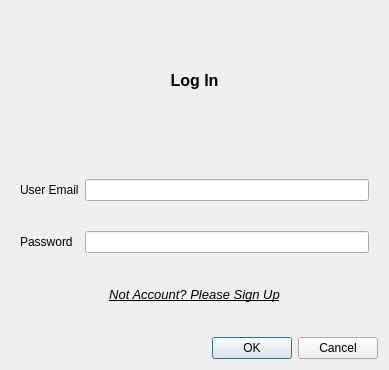
<?xml version="1.0" encoding="UTF-8"?>
<ui version="4.0">
 <class>LogInSignUpDialog</class>
 <widget class="QDialog" name="LogInSignUpDialog">
  <property name="geometry">
   <rect>
    <x>0</x>
    <y>0</y>
    <width>389</width>
    <height>370</height>
   </rect>
  </property>
  <property name="windowTitle">
   <string>Dialog</string>
  </property>
  <layout class="QGridLayout" name="gridLayout">
   <item row="0" column="0">
    <widget class="QStackedWidget" name="logInSignUpWidget">
     <property name="currentIndex">
      <number>0</number>
     </property>
     <widget class="QWidget" name="logInWidget">
      <layout class="QGridLayout" name="gridLayout_2" rowstretch="1,1,1,2">
       <property name="topMargin">
        <number>0</number>
       </property>
       <property name="bottomMargin">
        <number>25</number>
       </property>
       <property name="verticalSpacing">
        <number>30</number>
       </property>
       <item row="2" column="0">
        <widget class="QLabel" name="paswordLabel">
         <property name="text">
          <string>Password</string>
         </property>
        </widget>
       </item>
       <item row="1" column="1">
        <widget class="QLineEdit" name="userEmailLogInText">
         <property name="inputMethodHints">
          <set>Qt::InputMethodHint::ImhEmailCharactersOnly</set>
         </property>
        </widget>
       </item>
       <item row="0" column="0" colspan="2">
        <widget class="QLabel" name="logInTitle">
         <property name="font">
          <font>
           <pointsize>12</pointsize>
           <bold>true</bold>
          </font>
         </property>
         <property name="text">
          <string>Log In</string>
         </property>
         <property name="alignment">
          <set>Qt::AlignmentFlag::AlignCenter</set>
         </property>
        </widget>
       </item>
       <item row="1" column="0">
        <widget class="QLabel" name="userEmailLabel">
         <property name="text">
          <string>User Email</string>
         </property>
        </widget>
       </item>
       <item row="2" column="1">
        <widget class="QLineEdit" name="passwordLogInText">
         <property name="inputMethodHints">
          <set>Qt::InputMethodHint::ImhHiddenText|Qt::InputMethodHint::ImhNoAutoUppercase|Qt::InputMethodHint::ImhNoPredictiveText|Qt::InputMethodHint::ImhSensitiveData</set>
         </property>
         <property name="echoMode">
          <enum>QLineEdit::EchoMode::Password</enum>
         </property>
        </widget>
       </item>
       <item row="3" column="0" colspan="2">
        <widget class="QPushButton" name="signUpButton">
         <property name="font">
          <font>
           <pointsize>10</pointsize>
           <italic>true</italic>
           <underline>true</underline>
          </font>
         </property>
         <property name="text">
          <string>Not Account? Please Sign Up</string>
         </property>
         <property name="flat">
          <bool>true</bool>
         </property>
        </widget>
       </item>
      </layout>
     </widget>
     <widget class="QWidget" name="signUpWidget">
      <layout class="QGridLayout" name="gridLayout_3" rowstretch="1,0,0,0,0,0,0,0,0,0">
       <property name="bottomMargin">
        <number>15</number>
       </property>
       <property name="verticalSpacing">
        <number>15</number>
       </property>
       <item row="6" column="1">
        <widget class="QLineEdit" name="passwordUserSignUpText_2">
         <property name="echoMode">
          <enum>QLineEdit::EchoMode::PasswordEchoOnEdit</enum>
         </property>
        </widget>
       </item>
       <item row="3" column="1">
        <widget class="QLineEdit" name="userEmailSignUpText"/>
       </item>
       <item row="3" column="0">
        <widget class="QLabel" name="userEmailSignInLabel">
         <property name="text">
          <string>Email</string>
         </property>
        </widget>
       </item>
       <item row="1" column="0">
        <widget class="QLabel" name="userNameLabel">
         <property name="text">
          <string>Name</string>
         </property>
        </widget>
       </item>
       <item row="0" column="0" colspan="2">
        <widget class="QLabel" name="signUpTitle">
         <property name="font">
          <font>
           <pointsize>12</pointsize>
           <bold>true</bold>
          </font>
         </property>
         <property name="text">
          <string>Sign Up</string>
         </property>
         <property name="alignment">
          <set>Qt::AlignmentFlag::AlignCenter</set>
         </property>
        </widget>
       </item>
       <item row="6" column="0">
        <widget class="QLabel" name="passwordSignInLabel_2">
         <property name="text">
          <string>Password</string>
         </property>
        </widget>
       </item>
       <item row="8" column="1">
        <widget class="QDateEdit" name="birthDateUSerSignUpDate">
         <property name="maximumDate">
          <date>
           <year>2100</year>
           <month>12</month>
           <day>31</day>
          </date>
         </property>
         <property name="minimumDate">
          <date>
           <year>1936</year>
           <month>1</month>
           <day>1</day>
          </date>
         </property>
         <property name="displayFormat">
          <string>dd/MM/yyyy</string>
         </property>
         <property name="calendarPopup">
          <bool>true</bool>
         </property>
        </widget>
       </item>
       <item row="9" column="0" colspan="2">
        <widget class="QPushButton" name="logInButton">
         <property name="font">
          <font>
           <pointsize>10</pointsize>
           <italic>true</italic>
           <underline>true</underline>
          </font>
         </property>
         <property name="text">
          <string>Have you alreadry an Account? Log in</string>
         </property>
         <property name="flat">
          <bool>true</bool>
         </property>
        </widget>
       </item>
       <item row="8" column="0">
        <widget class="QLabel" name="birthdayDateLabel">
         <property name="text">
          <string>Birthday</string>
         </property>
        </widget>
       </item>
       <item row="4" column="1">
        <widget class="QLineEdit" name="passwordUserSignUpText">
         <property name="echoMode">
          <enum>QLineEdit::EchoMode::PasswordEchoOnEdit</enum>
         </property>
        </widget>
       </item>
       <item row="1" column="1">
        <widget class="QLineEdit" name="userNameText"/>
       </item>
       <item row="4" column="0">
        <widget class="QLabel" name="passwordSignInLabel">
         <property name="text">
          <string>Password</string>
         </property>
        </widget>
       </item>
       <item row="7" column="1">
        <widget class="QLabel" name="warningPasswordLabel">
         <property name="font">
          <font>
           <pointsize>8</pointsize>
           <italic>true</italic>
          </font>
         </property>
         <property name="styleSheet">
          <string notr="true">QLabel{
	color: rgb(237, 51, 59)
}</string>
         </property>
         <property name="text">
          <string>Passwords don't  match</string>
         </property>
         <property name="alignment">
          <set>Qt::AlignmentFlag::AlignJustify|Qt::AlignmentFlag::AlignVCenter</set>
         </property>
        </widget>
       </item>
      </layout>
      <zorder>userNameLabel</zorder>
      <zorder>passwordUserSignUpText</zorder>
      <zorder>userEmailSignUpText</zorder>
      <zorder>passwordSignInLabel</zorder>
      <zorder>birthdayDateLabel</zorder>
      <zorder>passwordSignInLabel_2</zorder>
      <zorder>userNameText</zorder>
      <zorder>userEmailSignInLabel</zorder>
      <zorder>passwordUserSignUpText_2</zorder>
      <zorder>birthDateUSerSignUpDate</zorder>
      <zorder>signUpTitle</zorder>
      <zorder>logInButton</zorder>
      <zorder>warningPasswordLabel</zorder>
     </widget>
    </widget>
   </item>
   <item row="1" column="0">
    <widget class="QDialogButtonBox" name="buttonBox">
     <property name="orientation">
      <enum>Qt::Orientation::Horizontal</enum>
     </property>
     <property name="standardButtons">
      <set>QDialogButtonBox::StandardButton::Cancel|QDialogButtonBox::StandardButton::Ok</set>
     </property>
    </widget>
   </item>
  </layout>
 </widget>
 <resources/>
 <connections>
  <connection>
   <sender>buttonBox</sender>
   <signal>accepted()</signal>
   <receiver>LogInSignUpDialog</receiver>
   <slot>accept()</slot>
   <hints>
    <hint type="sourcelabel">
     <x>248</x>
     <y>254</y>
    </hint>
    <hint type="destinationlabel">
     <x>157</x>
     <y>274</y>
    </hint>
   </hints>
  </connection>
  <connection>
   <sender>buttonBox</sender>
   <signal>rejected()</signal>
   <receiver>LogInSignUpDialog</receiver>
   <slot>reject()</slot>
   <hints>
    <hint type="sourcelabel">
     <x>316</x>
     <y>260</y>
    </hint>
    <hint type="destinationlabel">
     <x>286</x>
     <y>274</y>
    </hint>
   </hints>
  </connection>
 </connections>
</ui>
